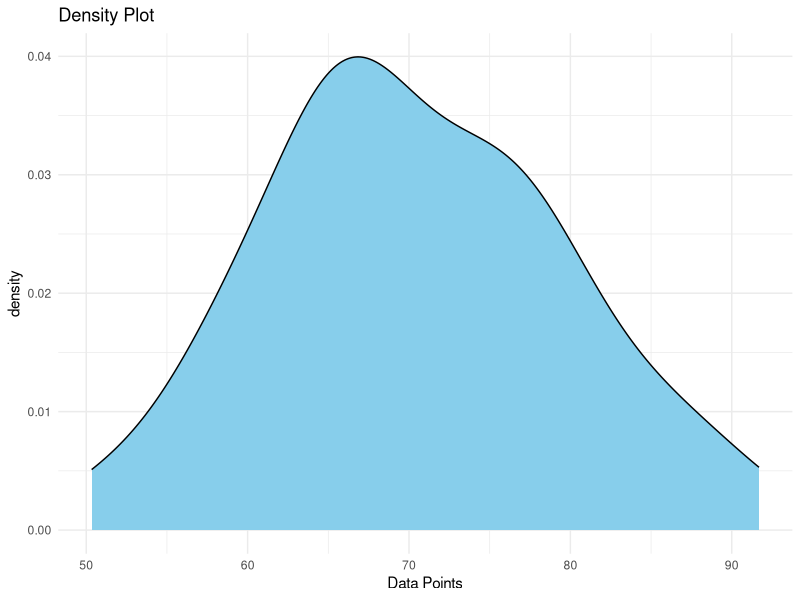

This figure's R source:
#!/usr/bin/env Rscript
# this script does what?
# from chatgpt
# "r code a model of a class of students of different abilities sitting an exam with 100 questions"
library(ggplot2)
library(Cairo)

# Set seed for reproducibility
set.seed(123)

# Number of students in the class
nstu <- 50

# Number of exam questions
nques <- 100

# True underlying mean and standard deviation for student abilities
true_mean_ability <- 70
true_sd_ability <- 10

# Generate normally distributed abilities for each student
student_abilities0 <- rnorm(nstu, mean = true_mean_ability, sd = true_sd_ability)

CairoPNG("exam30.png", 800, 800)
gg <- ggplot(data = data.frame(x = student_abilities0), aes(x = x)) +
  geom_density(fill = "skyblue", color = "black") +
  labs(title = "Density Plot", x = "Data Points") +
  theme_minimal()
show(gg)
dev.off()

# Clip abilities to ensure they are within a reasonable range (optional)
student_abilities <- pmax(pmin(student_abilities0, 100), 0)

# Probability of answering each question correctly based on student ability
# You can adjust this function to reflect the relationship between ability and probability of correct response
probability_correct <- function(ability) {
  # Example: Probability increases linearly with ability
  prob_min <- 0.3
  prob_max <- 0.9
  slope <- (prob_max - prob_min) / (100 - 0)
  intercept <- prob_min
  return(pmin(pmax(intercept + slope * ability, prob_min), prob_max))
}

# Generate exam data for each student based on their abilities
pcorr <- probability_correct(student_abilities)
exam_data <- matrix(rbinom(nstu*nques, size = 1, prob = pcorr), nrow = nstu, byrow=T)

# Convert exam data to a data frame for easier analysis
exam_df <- as.data.frame(exam_data)

# Add a column for student abilities (optional)
# exam_df$Ability <- student_abilities
